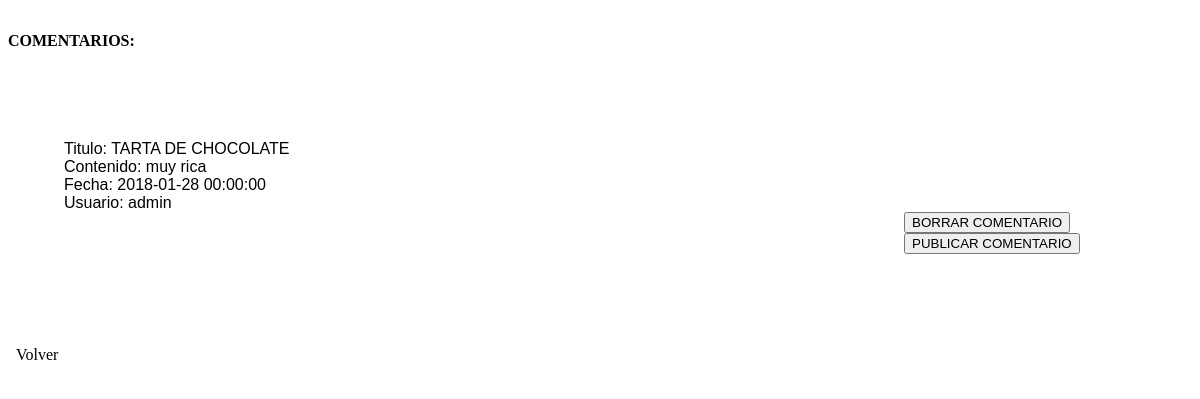
The page /comentarios.php on the database its author committed.
### tables this page shows
CREATE TABLE `comentario` (
  `numero_comentario` bigint(20) UNSIGNED NOT NULL,
  `titulo_entrada` varchar(30) NOT NULL,
  `contenido` text NOT NULL,
  `fecha` datetime NOT NULL,
  `usuario_comentario` varchar(30) NOT NULL,
  `Verificado` int(11) NOT NULL
);

### comentarios.php (the view, shortened to what this page needs)
<?php
include 'conexion.php';
echo "<link rel='stylesheet' href='CSS/estilo.css'>";
try {
$sentencia=$db->prepare("SELECT * FROM comentario");
$sentencia->execute();
echo "<h3>COMENTARIOS:</h3>";
foreach($sentencia as $comentario){
	if ($veriComentario==0){
		echo '<br><article id="entrada"> Titulo: ' . $comentario['titulo_entrada']. ' <br>	Contenido: ' . $comentario['contenido'] . ' <br>Fecha: ' . $comentario['fecha'].'<br>Usuario: ' . $comentario['usuario_comentario'].'<br><button>BORRAR COMENTARIO</button><button>PUBLICAR COMENTARIO</button></article><br>';
	}
}
} catch(PDOException $e) {
  echo 'Error: ' . $e->getMessage();
}
echo "<br><a class='avolver' href='index.php'> Volver </a>"
?>

### CSS/estilo.css (style rules this page uses)
h3 { font-family: chilanka; margin-top: 2em; font-size: 1em; }
#entrada { background: rgb(255, 255, 255,0.5); border-radius: 1em; margin: 1.5em; padding: 2em; }
a { text-decoration: none; color: black; padding: 0.5em; }
.avolver { text-decoration: none; padding: 0.5em; color: black; background: rgb(255, 255, 255,0.7); border-radius:1em; font-family: chilanka; }
button { margin-left: 63em; }

### rows shown on the page
comentario: titulo_entrada "TARTA DE CHOCOLATE", contenido "muy rica", fecha "2018-01-28 00:00:00", usuario_comentario "admin"
